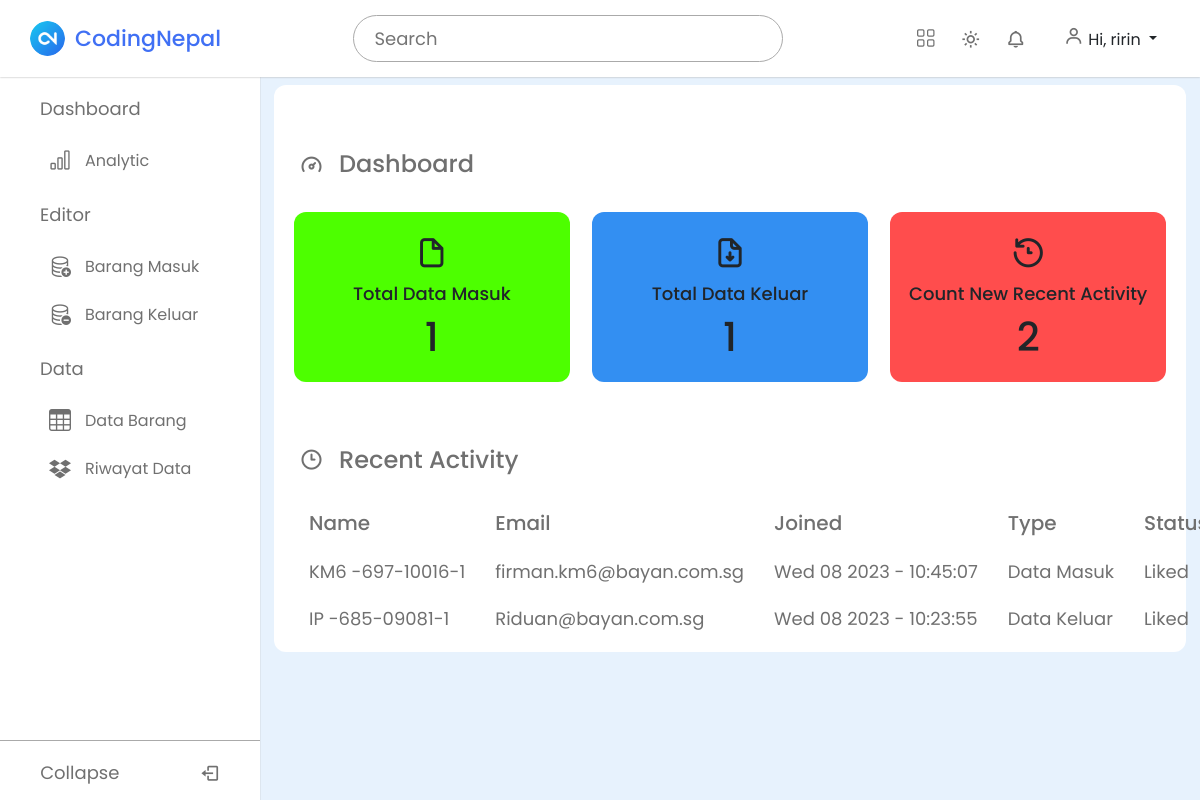
The page /dashboard/analitic (signed in) on the database its author committed.
### gudang/models.py (models this page shows, shortened)
class BarangMasuk(models.Model):
    date = models.CharField(max_length=100)
    device = models.TextField(max_length=100)
    user = models.TextField(max_length=100)
    email = models.TextField(max_length=100)
    pc = models.TextField(max_length=100)
    os = models.TextField(max_length=100)
    cpu = models.TextField(max_length=100)
    vga = models.TextField(max_length=100)
    ram = models.TextField(max_length=100)
    model = models.TextField(max_length=100)
    serialnumber = models.TextField(max_length=100)
    description = models.TextField(max_length=100)
    kategori = models.ForeignKey(Kategori, on_delete=models.CASCADE)
    class Meta:
        verbose_name_plural = "barang masuk"

class BarangKeluar(models.Model):
    date_keluar = models.CharField(max_length=100,blank=True, null=True)
    date_masuk = models.CharField(max_length=100,blank=True, null=True)
    device = models.TextField(max_length=100)
    user = models.TextField(max_length=100)
    email = models.TextField(max_length=100)
    pc = models.TextField(max_length=100)
    os = models.TextField(max_length=100)
    cpu = models.TextField(max_length=100)
    vga = models.TextField(max_length=100)
    ram = models.TextField(max_length=100)
    model = models.TextField(max_length=100)
    serialnumber = models.TextField(max_length=100)
    description = models.TextField(max_length=100)
    kategori = models.ForeignKey(Kategori, on_delete=models.CASCADE)
    class Meta:
        verbose_name_plural = "barang keluar"

### gudang/views.py (the view)
# urls.py: path("analitic", analitic, name="analitic"),
@login_required
def analitic(request):
    template_name = "analitic.html"
    total_data_masuk = BarangMasuk.objects.count()
    total_data_keluar = BarangKeluar.objects.count()
    recent_activity_masuk = BarangMasuk.objects.order_by('-date')[:5]
    recent_activity_keluar = BarangKeluar.objects.order_by('-date_keluar')[:5]
    recent_activity = []
    for activity in recent_activity_masuk:
        recent_activity.append({
            'device': activity.device,  # 'device' adalah nama field di model 'BarangMasuk
            'name': activity.user,
            'email': activity.email,
            'joined': activity.date,
            'type': 'Data Masuk',
            'status': 'Liked'  # Anda dapat mengganti ini sesuai dengan kebutuhan
        })
    for activity in recent_activity_keluar:
        recent_activity.append({
            'device': activity.device,  # 'device' adalah nama field di model 'BarangKeluar
            'name': activity.user,
            'email': activity.email,
            'joined': activity.date_keluar,
            'type': 'Data Keluar',
            'status': 'Liked'  # Anda dapat mengganti ini sesuai dengan kebutuhan
        })
    context = {
        'total_data_masuk': total_data_masuk,
        'total_data_keluar': total_data_keluar,
        'count_new_recent_activity': len(recent_activity),
        'recent_activity': recent_activity,
    }
    return render(request, template_name, context)

### templates/analitic.html
{% extends "base.html" %}
{% block content %}
<div class="dash-content">
    <div class="overview">
        <div class="title ">
            <i class="uil uil-tachometer-fast-alt"></i>
            <span class="text">Dashboard</span>
        </div>
        <div class="boxes">
            <div class="box box1">
                <i class="uil uil-file"></i>
                <span class="text">Total Data Masuk</span>
                <span class="number">{{ total_data_masuk }}</span>
            </div>
            <div class="box box2">
                <i class="uil uil-file-download"></i>
                <span class="text">Total Data Keluar</span>
                <span class="number">{{ total_data_keluar }}</span>
            </div>
            <div class="box box3">
                <i class="uil uil-history"></i>
                <span class="text">Count New Recent Activity</span>
                <span class="number">{{ count_new_recent_activity }}</span>
            </div>
        </div>
    </div>
    <div class="activity">
        <div class="title">
            <i class="uil uil-clock-three"></i>
            <span class="text">Recent Activity</span>
        </div>
        <div class="activity-data">
            <div class="data names">
                <span class="data-title">Name</span>
                {% for activity in recent_activity %}
                    <span class="data-list">{{ activity.device }}</span>
                {% endfor %}
            </div>
            <div class="data email">
                <span class="data-title">Email</span>
                {% for activity in recent_activity %}
                    <span class="data-list">{{ activity.email }}</span>
                {% endfor %}
            </div>
            <div class="data joined">
                <span class="data-title">Joined</span>
                {% for activity in recent_activity %}
                    <span class="data-list">{{ activity.joined }}</span>
                {% endfor %}
            </div>
            <div class="data type">
                <span class="data-title">Type</span>
                {% for activity in recent_activity %}
                    <span class="data-list">{{ activity.type }}</span>
                {% endfor %}
            </div>
            <div class="data status">
                <span class="data-title">Status</span>
                {% for activity in recent_activity %}
                    <span class="data-list">{{ activity.status }}</span>
                {% endfor %}
            </div>
        </div>
    </div>
</div>
{% endblock %}

### templates/base.html (shortened to what this page needs)
{% load static %}
<!DOCTYPE html>
<html lang="en">
  <head>
    <link href="https://unpkg.com/boxicons@2.1.4/css/boxicons.min.css" rel="stylesheet" />
    <link rel="stylesheet" href="https://unicons.iconscout.com/release/v4.0.0/css/line.css">
    <link rel="stylesheet" href="sweetalert2.min.css">
    <link href="https://cdn.jsdelivr.net/npm/bootstrap@5.2.1/dist/css/bootstrap.min.css" rel="stylesheet">
    <link rel="stylesheet" href="https://cdn.jsdelivr.net/npm/bootstrap-icons@1.10.5/font/bootstrap-icons.css">
    <link rel="stylesheet" href="{% static 'css/form1.css' %}">
    <link rel="stylesheet" href="{% static 'css/style1.css' %} ">
  </head>
  <body>
    <nav class="sidebar">
      <div class="menu_content">
        <ul class="menu_items">
          <div class="menu_title menu_dahsboard"></div>
          <li class="item">
            <a href="{% url 'analitic' %}" class="nav_link">
              <span class="navlink_icon">
                <i class="bi bi-bar-chart"></i>
              </span>
              <span class="navlink">Analytic</span>
            </a>
        </ul>
        <ul class="menu_items">
          <div class="menu_title menu_editor"></div>
          <li class="item">
            <a href="{% url 'barangmasuk' %}" class="nav_link">
              <span class="navlink_icon">
                <i class="bi bi-database-add"></i>
              </span>
              <span class="navlink">Barang Masuk</span>
            </a>
          </li>
          <li class="item">
            <a href="{% url 'barangkeluar' %}" class="nav_link">
              <span class="navlink_icon">
                <i class="bi bi-database-dash"></i>
              </span>
              <span class="navlink">Barang Keluar</span>
            </a>
          </li>
        </ul>
        <ul class="menu_items">
          <div class="menu_title menu_setting"></div>
          <li class="item">
            <a href="{% url 'tbdatabarang' %}" class="nav_link">
              <span class="navlink_icon">
                <i class="bi bi-table"></i>
              </span>
              <span class="navlink">Data Barang</span>
            </a>
          </li>
          <li class="item">
            <a href="{% url 'riwayatdata' %}" class="nav_link">
              <span class="navlink_icon">
                <i class="bi bi-dropbox"></i>
              </span>
              <span class="navlink">Riwayat Data</span>
            </a>
          </li>
        </ul>
        <div class="bottom_content">
          <div class="bottom expand_sidebar">
            <span> Expand</span>
          </div>
          <div class="bottom collapse_sidebar">
            <span> Collapse</span>
            <i class='bx bx-log-out'></i>
          </div>
        </div>
      </div>
    </nav>
  <section class="dashboard">
    <nav class="navbar">
      <div class="logo_item">
        <img src="{% static 'image/logo.png'%}" alt=""></i>CodingNepal
      </div>
      <div class="search_bar">
        <input type="text" placeholder="Search" />
      </div>
      <div class="navbar_content">
        <i class="bi bi-grid"></i>
        <i class='bx bx-sun' id="darkLight"></i>
        <i class='bx bx-bell'></i>
        {% if user.is_authenticated %}
        <div class="dropdown">
            <button class="btn dropdown-toggle" type="button" id="userDropdown" data-bs-toggle="dropdown" aria-expanded="false">
              <i class='bx bx-user'></i>  Hi, {{ user.username|truncatechars:10 }}
            </button>
        </div>
        {% else %}
        <i class='bx bx-user'></i>
        {% endif %}
    </div>
    </nav>
    {% block content %}
    {% endblock content %}
  </section>
  </body>
</html>

### static/css/form1.css (style rules this page uses)
* { margin: 0; padding: 0; box-sizing: border-box; font-family: 'Poppins', sans-serif; }
:root { --white-color: #fff; --blue-color: #4070f4; --grey-color: #707070; --grey-color-light: #aaa; }
body { background-color: #e7f2fd; transition: all 0.5s ease; min-height: 100vh; align-items: center; justify-content: center; }

### rows shown on the page
BarangMasuk: device "KM6 -697-10016-1", email "firman.km6@bayan.com.sg", joined "Wed 08 2023 - 10:45:07"
BarangKeluar: device "IP -685-09081-1", email "Riduan@bayan.com.sg", joined "Wed 08 2023 - 10:23:55"

### other values the page prints
{{ user.username|truncatechars:10 }} "ririn"
{{ total_data_masuk }} "1"
{{ total_data_keluar }} "1"
{{ count_new_recent_activity }} "2"
{{ activity.type }} "Data Masuk" "Data Keluar"
{{ activity.status }} "Liked" "Liked"
